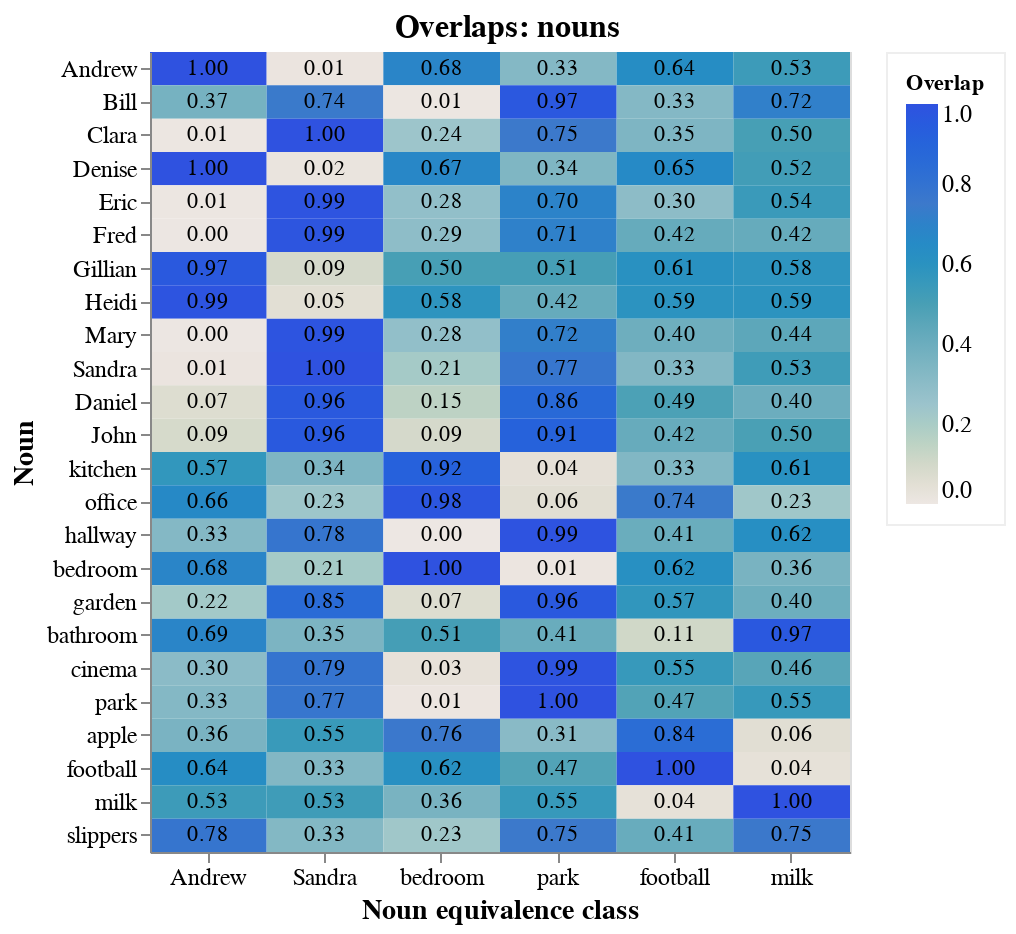

Source (notebook cell):
### Code cell
VegaLite({
    "data": {"values": nouns_overlap_df.loc[:, ["pair1", "pair2", "overlap_real"]].to_dict("records")},
    "title": "Overlaps: nouns",
    "transform": [
        {"filter": f"indexof({person_basis + location_basis + object_basis}, datum.pair1) >= 0"},
        {"as":"overlap_real_rounded", "calculate": "format(datum.overlap_real, '.2f')"},
    ],
    "encoding": {
        "x": {"field": "pair1", "type": "nominal", "sort": "", "title": "Noun equivalence class", "axis": {"labelAngle": 0}},
        "y": {"field": "pair2", "type": "nominal", "sort": "", "title": "Noun"},
    },
    "layer": [
        {
            "mark": "rect",
            "encoding": {
                "color": {
                    "field": "overlap_real", 
                    "type": "quantitative", 
                    "title": "Overlap", 
                    "scale": {
                        "domain": [0,1],
                        "scheme": [
                            "#EDE7E3",
                            "#9BC3CC",
                            "#489FB5",
                            "#3C79CB",
                            "#2F52E0",
                        ]
                    }
                },
            }
        },
        {
            "mark": "text",
            "encoding": {
                "text": {"field": "overlap_real_rounded"},
            }
        },
    ],
    "width": 350,
    "height": 400,
    
    "config": config,
})

### Figure 1 — Vega-Lite specification as saved in the notebook (floating-point values rounded to 4 significant figures; data arrays with more than 128 entries replaced by an {"elided": "..."} marker saying what was removed)
{"config": {"axis": {"labelFontSize": 12, "titleFontSize": 14}, "header": {"labelFontSize": 16, "labelFontWeight": "normal", "titleFontSize": 14, "titleFontWeight": "bold"}, "legend": {"fillColor": "#fffd", "labelFontSize": 12, "padding": 10, "strokeColor": "#eeeeee"}, "title": {"anchor": "center", "fontSize": 16}}, "data": {"values": {"elided": "576 records"}}, "encoding": {"x": {"axis": {"labelAngle": 0}, "field": "pair1", "sort": "", "title": "Noun equivalence class", "type": "nominal"}, "y": {"field": "pair2", "sort": "", "title": "Noun", "type": "nominal"}}, "height": 400, "layer": [{"encoding": {"color": {"field": "overlap_real", "scale": {"domain": [0, 1], "scheme": ["#EDE7E3", "#9BC3CC", "#489FB5", "#3C79CB", "#2F52E0"]}, "title": "Overlap", "type": "quantitative"}}, "mark": "rect"}, {"encoding": {"text": {"field": "overlap_real_rounded"}}, "mark": "text"}], "title": "Overlaps: nouns", "transform": [{"filter": "indexof(['Andrew', 'Sandra', 'bedroom', 'park', 'milk', 'football'], datum.pair1) >= 0"}, {"as": "overlap_real_rounded", "calculate": "format(datum.overlap_real, '.2f')"}], "width": 350}
